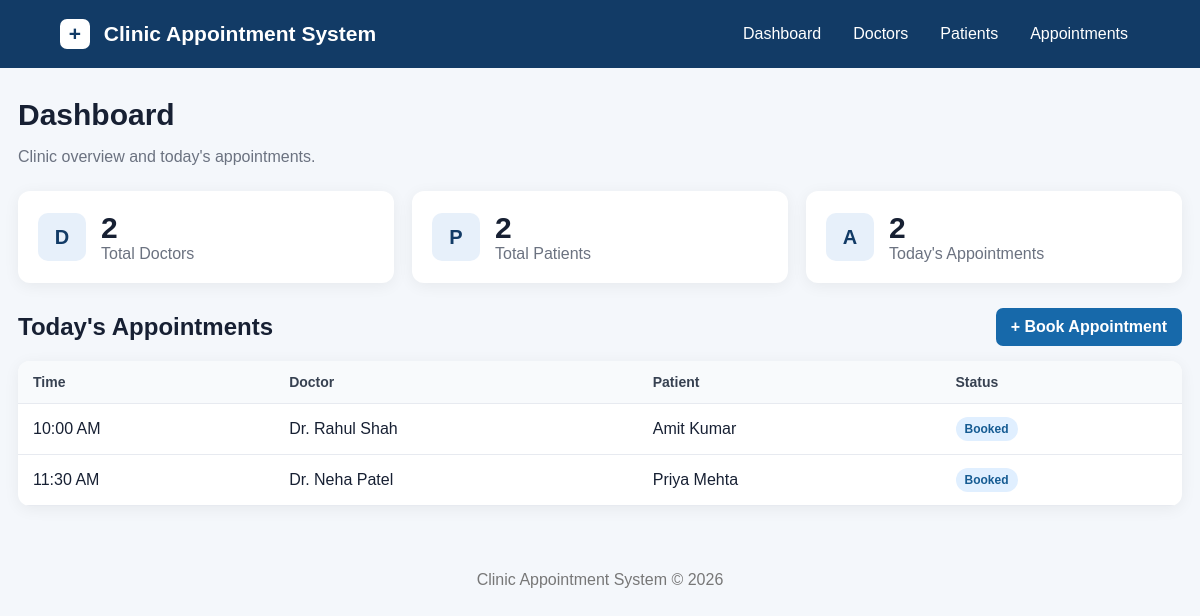
The page / on the database its author committed.
### tables this page shows
CREATE TABLE appointments (
    id INT AUTO_INCREMENT PRIMARY KEY,
    doctor_id INT NOT NULL,
    patient_id INT NOT NULL,
    appointment_date DATE NOT NULL,
    appointment_time TIME NOT NULL,
    reason VARCHAR(255),
    status ENUM('Booked','Completed','Cancelled') NOT NULL DEFAULT 'Booked',
    created_at TIMESTAMP DEFAULT CURRENT_TIMESTAMP,
    CONSTRAINT fk_appointment_doctor FOREIGN KEY (doctor_id) REFERENCES doctors(id) ON UPDATE CASCADE ON DELETE RESTRICT,
    CONSTRAINT fk_appointment_patient FOREIGN KEY (patient_id) REFERENCES patients(id) ON UPDATE CASCADE ON DELETE RESTRICT,
    INDEX idx_appointment_date (appointment_date),
    INDEX idx_appointment_doctor (doctor_id),
    INDEX idx_appointment_patient (patient_id)
);

CREATE TABLE doctors (
    id INT AUTO_INCREMENT PRIMARY KEY,
    name VARCHAR(100) NOT NULL,
    specialization VARCHAR(100) NOT NULL,
    phone VARCHAR(20),
    email VARCHAR(120),
    address VARCHAR(255),
    created_at TIMESTAMP DEFAULT CURRENT_TIMESTAMP
);

CREATE TABLE patients (
    id INT AUTO_INCREMENT PRIMARY KEY,
    name VARCHAR(100) NOT NULL,
    gender VARCHAR(20),
    dob DATE NULL,
    phone VARCHAR(20),
    email VARCHAR(120),
    address VARCHAR(255),
    created_at TIMESTAMP DEFAULT CURRENT_TIMESTAMP
);

### index.php (the view, shortened to what this page needs)
<?php
require "config.php";
$totalDoctors = $pdo->query("SELECT COUNT(*) FROM doctors")->fetchColumn();
$totalPatients = $pdo->query("SELECT COUNT(*) FROM patients")->fetchColumn();
$todayAppointments = $pdo->query("SELECT COUNT(*) FROM appointments WHERE appointment_date = CURDATE()")->fetchColumn();
$today = $pdo->query("
    SELECT a.*, d.name AS doctor_name, p.name AS patient_name
    FROM appointments a
    JOIN doctors d ON d.id = a.doctor_id
    JOIN patients p ON p.id = a.patient_id
    WHERE a.appointment_date = CURDATE()
    ORDER BY a.appointment_time
")->fetchAll();
require "header.php";
?>
<h1>Dashboard</h1>
<p class="muted">Clinic overview and today's appointments.</p>
<div class="cards">
  <div class="card stat"><div class="stat-icon">D</div><div><b><?= $totalDoctors ?></b><span>Total Doctors</span></div></div>
  <div class="card stat"><div class="stat-icon">P</div><div><b><?= $totalPatients ?></b><span>Total Patients</span></div></div>
  <div class="card stat"><div class="stat-icon">A</div><div><b><?= $todayAppointments ?></b><span>Today's Appointments</span></div></div>
</div>
<div class="section-head">
  <h2>Today's Appointments</h2>
  <a class="btn" href="appointment_form.php">+ Book Appointment</a>
</div>
<div class="card table-wrap">
<table>
<thead><tr><th>Time</th><th>Doctor</th><th>Patient</th><th>Status</th></tr></thead>
<tbody>
<?php if (!$today): ?>
<tr><td colspan="4" class="empty">No appointments today.</td></tr>
<?php else: foreach ($today as $a): ?>
<tr>
  <td><?= date("h:i A", strtotime($a["appointment_time"])) ?></td>
  <td><?= htmlspecialchars($a["doctor_name"]) ?></td>
  <td><?= htmlspecialchars($a["patient_name"]) ?></td>
  <td><span class="badge <?= strtolower($a["status"]) ?>"><?= htmlspecialchars($a["status"]) ?></span></td>
</tr>
<?php endforeach; endif; ?>
</tbody>
</table>
</div>
<?php require "footer.php"; ?>

### assets/style.css (style rules this page uses)
* { box-sizing:border-box }
body { margin:0;font-family:Arial,Helvetica,sans-serif;background:#f4f7fb;color:#172033 }
h1 { margin:0 0 7px;font-size:30px }
h2 { margin:0 }
.muted { color:#6b7280 }
.cards { display:grid;grid-template-columns:repeat(3,1fr);gap:18px;margin:25px 0 }
.card { background:#fff;border-radius:12px;padding:20px;box-shadow:0 3px 16px rgba(0,0,0,.06) }
.stat { display:flex;align-items:center;gap:15px }
.stat b { display:block;font-size:30px }
.stat span { color:#6b7280 }
.stat-icon { width:48px;height:48px;border-radius:10px;background:#e7f0fa;color:#123b66;display:grid;place-items:center;font-weight:bold;font-size:20px }
.section-head { display:flex;justify-content:space-between;align-items:center;gap:15px;margin:25px 0 15px }
.btn { display:inline-block;border:0;background:#1769aa;color:#fff;text-decoration:none;padding:10px 15px;border-radius:7px;cursor:pointer;font-weight:600 }
.table-wrap { overflow-x:auto;padding:0 }
table { width:100%;border-collapse:collapse;min-width:800px }
th,td { text-align:left;padding:13px 15px;border-bottom:1px solid #e7eaf0 }
th { background:#f8fafc;color:#374151;font-size:14px }
.badge { display:inline-block;padding:5px 9px;border-radius:20px;font-size:12px;font-weight:700;background:#e5e7eb }
.badge.booked { background:#e0efff;color:#155b92 }

### rows shown on the page
appointments: appointment_time "10:00 AM", doctor.name "Dr. Rahul Shah", patient.name "Amit Kumar", status "Booked"
appointments: appointment_time "11:30 AM", doctor.name "Dr. Neha Patel", patient.name "Priya Mehta", status "Booked"

### other values the page prints
$totalDoctors "2"
$totalPatients "2"
$todayAppointments "2"
